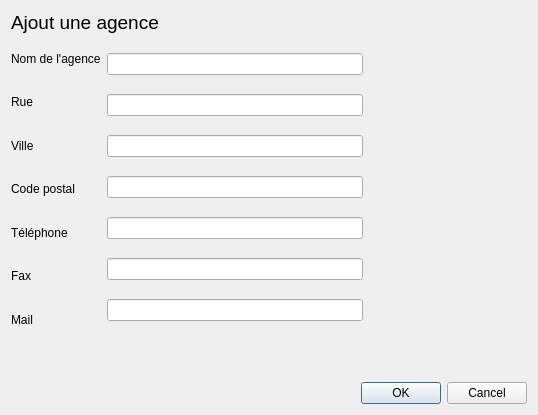
<?xml version="1.0" encoding="UTF-8"?>
<ui version="4.0">
 <class>DialogAgence</class>
 <widget class="QDialog" name="DialogAgence">
  <property name="geometry">
   <rect>
    <x>0</x>
    <y>0</y>
    <width>538</width>
    <height>415</height>
   </rect>
  </property>
  <property name="windowTitle">
   <string>Dialog</string>
  </property>
  <layout class="QVBoxLayout" name="verticalLayout_6">
   <item>
    <layout class="QVBoxLayout" name="verticalLayout_5">
     <item>
      <layout class="QVBoxLayout" name="verticalLayout_4">
       <item>
        <layout class="QHBoxLayout" name="horizontalLayout_5">
         <item>
          <layout class="QVBoxLayout" name="verticalLayout_3">
           <item>
            <layout class="QHBoxLayout" name="horizontalLayout_2">
             <item>
              <widget class="QLabel" name="labelAjoutAgence">
               <property name="font">
                <font>
                 <pointsize>14</pointsize>
                </font>
               </property>
               <property name="text">
                <string>Ajout une agence</string>
               </property>
              </widget>
             </item>
             <item>
              <spacer name="horizontalSpacer">
               <property name="orientation">
                <enum>Qt::Horizontal</enum>
               </property>
               <property name="sizeHint" stdset="0">
                <size>
                 <width>228</width>
                 <height>20</height>
                </size>
               </property>
              </spacer>
             </item>
            </layout>
           </item>
           <item>
            <layout class="QHBoxLayout" name="horizontalLayout_4">
             <item>
              <layout class="QHBoxLayout" name="horizontalLayout">
               <item>
                <layout class="QVBoxLayout" name="verticalLayout">
                 <item>
                  <widget class="QLabel" name="labelNomAgence">
                   <property name="text">
                    <string>Nom de l'agence</string>
                   </property>
                  </widget>
                 </item>
                 <item>
                  <widget class="QLabel" name="labelAdresseAgence">
                   <property name="text">
                    <string>Rue</string>
                   </property>
                  </widget>
                 </item>
                 <item>
                  <widget class="QLabel" name="labelVilleAgence">
                   <property name="text">
                    <string>Ville</string>
                   </property>
                  </widget>
                 </item>
                 <item>
                  <widget class="QLabel" name="labelCPAgence">
                   <property name="text">
                    <string>Code postal</string>
                   </property>
                  </widget>
                 </item>
                 <item>
                  <widget class="QLabel" name="labelTelAgence">
                   <property name="text">
                    <string>Téléphone</string>
                   </property>
                  </widget>
                 </item>
                 <item>
                  <widget class="QLabel" name="labelFaxAgence">
                   <property name="text">
                    <string>Fax</string>
                   </property>
                  </widget>
                 </item>
                 <item>
                  <widget class="QLabel" name="labelMailAgence">
                   <property name="text">
                    <string>Mail</string>
                   </property>
                  </widget>
                 </item>
                </layout>
               </item>
               <item>
                <layout class="QVBoxLayout" name="verticalLayout_2">
                 <item>
                  <widget class="QLineEdit" name="lineEditNomAgence"/>
                 </item>
                 <item>
                  <widget class="QLineEdit" name="lineEditRueAgence"/>
                 </item>
                 <item>
                  <widget class="QLineEdit" name="lineEditVilleAgence"/>
                 </item>
                 <item>
                  <widget class="QLineEdit" name="lineEditCPAgence"/>
                 </item>
                 <item>
                  <widget class="QLineEdit" name="lineEditTelAgence"/>
                 </item>
                 <item>
                  <widget class="QLineEdit" name="lineEditFaxAgence"/>
                 </item>
                 <item>
                  <widget class="QLineEdit" name="lineEditMailAgence"/>
                 </item>
                </layout>
               </item>
              </layout>
             </item>
             <item>
              <layout class="QHBoxLayout" name="horizontalLayout_3">
               <item>
                <spacer name="verticalSpacer">
                 <property name="orientation">
                  <enum>Qt::Vertical</enum>
                 </property>
                 <property name="sizeHint" stdset="0">
                  <size>
                   <width>38</width>
                   <height>258</height>
                  </size>
                 </property>
                </spacer>
               </item>
               <item>
                <spacer name="verticalSpacer_2">
                 <property name="orientation">
                  <enum>Qt::Vertical</enum>
                 </property>
                 <property name="sizeHint" stdset="0">
                  <size>
                   <width>38</width>
                   <height>248</height>
                  </size>
                 </property>
                </spacer>
               </item>
              </layout>
             </item>
            </layout>
           </item>
          </layout>
         </item>
         <item>
          <spacer name="verticalSpacer_3">
           <property name="orientation">
            <enum>Qt::Vertical</enum>
           </property>
           <property name="sizeHint" stdset="0">
            <size>
             <width>88</width>
             <height>248</height>
            </size>
           </property>
          </spacer>
         </item>
        </layout>
       </item>
       <item>
        <spacer name="horizontalSpacer_2">
         <property name="orientation">
          <enum>Qt::Horizontal</enum>
         </property>
         <property name="sizeHint" stdset="0">
          <size>
           <width>438</width>
           <height>38</height>
          </size>
         </property>
        </spacer>
       </item>
      </layout>
     </item>
     <item>
      <widget class="QDialogButtonBox" name="buttonBox">
       <property name="orientation">
        <enum>Qt::Horizontal</enum>
       </property>
       <property name="standardButtons">
        <set>QDialogButtonBox::Cancel|QDialogButtonBox::Ok</set>
       </property>
      </widget>
     </item>
    </layout>
   </item>
  </layout>
 </widget>
 <resources/>
 <connections>
  <connection>
   <sender>buttonBox</sender>
   <signal>accepted()</signal>
   <receiver>DialogAgence</receiver>
   <slot>accept()</slot>
   <hints>
    <hint type="sourcelabel">
     <x>248</x>
     <y>254</y>
    </hint>
    <hint type="destinationlabel">
     <x>157</x>
     <y>274</y>
    </hint>
   </hints>
  </connection>
  <connection>
   <sender>buttonBox</sender>
   <signal>rejected()</signal>
   <receiver>DialogAgence</receiver>
   <slot>reject()</slot>
   <hints>
    <hint type="sourcelabel">
     <x>316</x>
     <y>260</y>
    </hint>
    <hint type="destinationlabel">
     <x>286</x>
     <y>274</y>
    </hint>
   </hints>
  </connection>
 </connections>
</ui>
